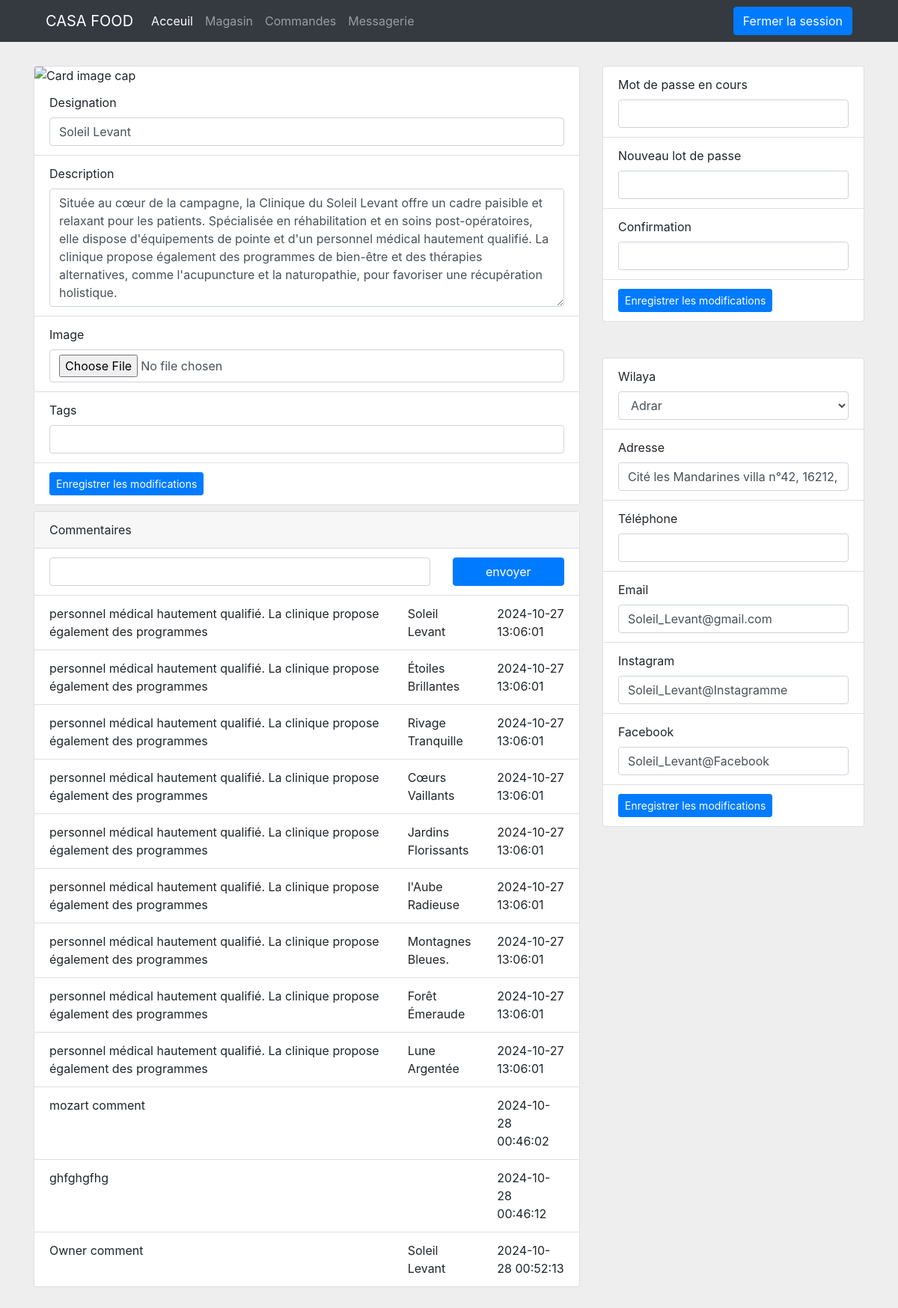
/com_home.php (signed in), run on the app's committed database.
### tables this page shows
CREATE TABLE `comments` (
  `com_id` int(11) NOT NULL AUTO_INCREMENT,
  `com_date` date NOT NULL,
  `com_time` time NOT NULL,
  `com_text` varchar(250) NOT NULL DEFAULT '',
  `com_user` int(11) NOT NULL DEFAULT 0,
  `com_book` int(11) NOT NULL DEFAULT 0,
  PRIMARY KEY (`com_id`)
);

CREATE TABLE `books` (
  `book_id` int(11) NOT NULL AUTO_INCREMENT,
  `book_name` varchar(250) NOT NULL DEFAULT '',
  `book_kind` varchar(250) NOT NULL,
  `book_activity` varchar(250) NOT NULL DEFAULT '',
  `book_phone` varchar(250) NOT NULL DEFAULT '',
  `book_adress` varchar(250) NOT NULL DEFAULT '',
  `book_wilaya` varchar(250) NOT NULL DEFAULT '',
  `book_gps` varchar(250) NOT NULL DEFAULT '',
  `book_email` varchar(250) NOT NULL,
  `book_insta` varchar(250) NOT NULL,
  `book_face` varchar(250) NOT NULL,
  `book_description` varchar(1000) NOT NULL DEFAULT '',
  `book_un` varchar(250) NOT NULL DEFAULT '',
  `book_pw` varchar(250) NOT NULL DEFAULT '',
  `book_tags` varchar(250) NOT NULL DEFAULT '',
  `book_fname` varchar(250) NOT NULL DEFAULT '',
  `book_lname` varchar(250) NOT NULL DEFAULT '',
  `book_sex` varchar(250) NOT NULL DEFAULT '',
  `book_birth` date DEFAULT NULL,
  `book_ext` varchar(250) NOT NULL DEFAULT '',
  PRIMARY KEY (`book_id`)
);

### com_home.php (the view, shortened to what this page needs)
<?php
include_once("./models/book.php");
$book = Book::load_session();
$tg = $book->book_tags;        if (isset($_POST["tg"] )) { $tg  = $_POST["tg"];  }
$wil= $book->book_wilaya;      if (isset($_POST["wil"])) { $wil = $_POST["wil"]; }
?>
<!DOCTYPE html>
<html lang="fr">
    <head>
        <link rel="stylesheet" href="https://cdn.jsdelivr.net/npm/bootstrap@4.0.0/dist/css/bootstrap.min.css">
    </head>
    <body style="background-color: #eee;">
    <div class="container-fluid bg-dark">
        <div class="container bg-dark">
            <?php require_once("./components/com_navigator.php"); ?>
        </div>
    </div>
    <div class="container pt-4">
        <div class="row">
            <div class="col-sm-12 col-md-6 col-lg-7 col-xl-8 mt-2">
                <div class="card w-100">
                    <img class="card-img-top" src="./imgs/<?= $book->book_id ?>.jpg" alt="Card image cap">
                    <form method="post" enctype="multipart/form-data">
                    <ul class="list-group list-group-flush">
                        <li class="list-group-item">
                            <label>Designation</label>
                            <input type="text" name="nm" value="<?= $book->book_name ?>" class="form-control" required>
                        </li>
                        <li class="list-group-item">
                            <label>Description</label>
                            <textarea name="ds" class="form-control" rows="6" required ><?= $book->book_description ?></textarea>
                        </li>
                        <li class="list-group-item">
                            <label>Image</label>
                            <input type="file" name="fl" value="" class="form-control">
                        </li>
                        <li class="list-group-item">
                            <label>Tags</label>
                            <input type="text" name="tg" value="<?= $tg ?>" class="form-control" required>
                        </li>
                        <li class="list-group-item">
                            <input type="submit" name="inf" value="Enregistrer les modifications" class="btn btn-sm btn-primary">
                        </li>
                    </ul>
                    </form>
                </div>
                <div class="card w-100 mt-2">
                    <div class="card-header">Commentaires</div>
                    <ul class="list-group list-group-flush">
                        <li class="list-group-item">
                            <form name="fcom" method="post" action="?id=<?= $book->book_id ?>">
                                <div class="row">
                                    <div class="col-9" ><input type="text" name="com_text" class="form-control w-100"></div>
                                    <div class="col-3" ><input type="submit" value="envoyer" class="btn btn-primary w-100" ></div>
                                </div>
                            </form>
                        </li>
                        <?php $book->load_comments(); foreach($book->book_comments as $comment) { ?>
                        <li class="list-group-item">
                            <div class="row">
                                <div class="col-8" ><?= $comment->com_text ?></div>
                                <div class="col-2" ><?= $comment->com_name ?></div>
                                <div class="col-2" ><?= $comment->com_date." ".$comment->com_time ?></div>
                            </div>
                        </li>
                        <?php } ?>
                    </ul>
                </div>
            </div>
            <div class="col-sm-12 col-md-6 col-lg-5 col-xl-4 mt-2">
                <form class="p-0 m-0" action="" method="POST">
                    <div class="card w-100">
                        <ul class="list-group list-group-flush">
                            <li class="list-group-item">
                                <label>Mot de passe en cours</label>
                                <input type="password" name="cr" value="" class="form-control">
                            </li>
                            <li class="list-group-item">
                                <label>Nouveau lot de passe</label>
                                <input type="password" name="pw" value="" class="form-control">
                            </li>
                            <li class="list-group-item">
                                <label>Confirmation</label>
                                <input type="password" name="wp" value="" class="form-control">
                            </li>
                            <li class="list-group-item">
                                <input type="submit" name="sec" value="Enregistrer les modifications" class="btn btn-sm btn-primary">
                            </li>
                        </ul>
                    </div>
                </form>
                <br>
                <br>
                <form class="p-0 m-0" action="" method="POST">
                    <div class="card w-100">
                        <ul class="list-group list-group-flush">
                            <li class="list-group-item">
                                <label>Wilaya</label>
                                <?php echo Book::select_wilaya_form($wil); ?>
                            </li>
                            <li class="list-group-item">
                                <label>Adresse</label>
                                <input type="text" name="ad" value="<?= $book->book_adress ?>" class="form-control">
                            </li>
                            <li class="list-group-item">
                                <label>Téléphone</label>
                                <input type="text" name="ph" value="<?= $book->book_phone ?>" class="form-control">
                            </li>
                            <li class="list-group-item">
                                <label>Email</label>
                                <input type="email" name="em" value="<?= $book->book_email ?>" class="form-control">
                            </li>
                            <li class="list-group-item">
                                <label>Instagram</label>
                                <input type="text" name="ig" value="<?= $book->book_insta ?>" class="form-control">
                            </li>
                            <li class="list-group-item">
                                <label>Facebook</label>
                                <input type="text" name="fb" value="<?= $book->book_face ?>" class="form-control">
                            </li>
                            <li class="list-group-item">
                                <input type="submit" name="xyz" value="Enregistrer les modifications" class="btn btn-sm btn-primary">
                            </li>
                        </ul>
                    </div>
                </form>
            </div>
        </div>
    </div><br><br><br><br><br><br><br><br><br><br>
    </body>
</html>

### com_navigator.php (shortened to what this page needs)
<nav class="navbar navbar-expand-lg navbar-dark bg-dark">
    <a class="navbar-brand" href="#">CASA FOOD</a>
    <?php $curr_fn = basename($_SERVER['SCRIPT_NAME']);?>
    <div class="collapse navbar-collapse" id="navbarSupportedContent">
        <ul class="navbar-nav mr-auto">
        <li class="nav-item <?php  if ( $curr_fn == "com_home.php"      ) { echo "active"; } ?>"><a class="nav-link" href="com_home.php"     >Acceuil</a></li>
        <li class="nav-item <?php  if ( $curr_fn == "com_shop.php"      ) { echo "active"; } ?>"><a class="nav-link" href="com_shop.php"     >Magasin</a></li>
        <li class="nav-item <?php  if ( $curr_fn == "com_orders.php"    ) { echo "active"; } ?>"><a class="nav-link" href="com_orders.php"     >Commandes</a></li>
        <li class="nav-item <?php  if ( $curr_fn == "com_massanger.php" ) { echo "active"; } ?>"><a class="nav-link" href="com_massanger.php">Messagerie</a></li>
    </ul>
    <form class="form-inline my-2 my-lg-0" action="logout.php">
        <button class="btn btn-primary my-2 my-sm-0" type="submit">Fermer la session</button>
    </form>
    </div>
</nav>

### book.php (shortened to what this page needs)
<?php
    class Book
    {
        public $book_id;
        public function __construct()
        {
            $this->book_id          = 0;
        }
        public function load_comments()
        {
            $pdo = $GLOBALS["PDO"];
            $cmd = $pdo->query("SELECT * FROM  comments , books WHERE (com_user = book_id) AND (com_book = ".$this->book_id.")");
            $lst = $cmd->fetchAll(PDO::FETCH_ASSOC);
            foreach ($lst as $cm)
            {
                $comment = new Comment();
                $comment->com_name = $cm['book_name'];
                $comment->com_text = $cm['com_text'];
                $comment->com_date = $cm['com_date'];
                $comment->com_time = $cm['com_time'];
            }
        }
        public static function load_session()
        {
            if (isset($_SESSION["book_id"]))
            {
                $book = new Book();
                $book->book_id          = $_SESSION['book_id'];
                $book->book_name        = $_SESSION['book_name'];
                $book->book_kind        = $_SESSION['book_kind'];
                $book->book_activity    = $_SESSION['book_activity'];
                $book->book_phone       = $_SESSION['book_phone'];
                $book->book_adress      = $_SESSION['book_adress'];
                $book->book_wilaya      = $_SESSION['book_wilaya'];
                $book->book_gps         = $_SESSION['book_gps'];
                $book->book_email       = $_SESSION['book_email'];
                $book->book_insta       = $_SESSION['book_insta'];
                $book->book_face        = $_SESSION['book_face'];
                $book->book_description = $_SESSION['book_description'];
                $book->book_un          = $_SESSION['book_un'];
                $book->book_pw          = $_SESSION['book_pw'];
                $book->book_tags        = $_SESSION['book_tags'];
                $book->book_fname       = $_SESSION['book_fname'];
                $book->book_lname       = $_SESSION['book_lname'];
                $book->book_sex         = $_SESSION['book_sex'];
                $book->book_birth       = $_SESSION['book_birth'];
                $book->book_ext         = $_SESSION['book_ext'];
                return $book;
            }
            return null;
        }
        public static function select_wilaya_form($sl)
        {
            $wils = array("Adrar",
            "Chlef",
            "Laghouat",
            "Oum El Bouaghi",
            "Batna",
            "Béjaïa",
            "Biskra",
            "Béchar",
            "Blida",
            "Bouira",
            "Tamanrasset",
            "Tébessa",
            "Tlemcen",
            "Tiaret",
            "Tizi Ouzou",
            "Alger",
            "Djelfa",
            "Jijel",
            "Sétif",
            "Saïda",
            "Skikda",
            "Sidi Bel Abbès",
            "Annaba",
            "Guelma",
            "Constantine",
            "Médéa",
            "Mostaganem",
            "M'Sila",
            "Mascara",
            "Ouargla",
            "Oran",
            "El Bayadh",
            "Illizi",
            "Bordj Bou Arreridj",
            "Boumerdès",
            "El Tarf",
            "Tindouf",
            "Tissemsilt",
            "El Oued",
            "Khenchela",
            "Souk Ahras",
            "Tipaza",
            "Mila",
            "Aïn Defla",
            "Naâma",
            "Aïn Témouchent",
            "Ghardaïa",
            "Relizane",
            "Timimoun",
            "Bordj Badji Mokhtar",
            "Ouled Djellal",
            "Béni Abbès",
            "In Salah",
            "In Guezzam",
            "Touggourt",
            "Djanet",
            "El M'Ghair",
            "El Meniaa");
            $code = '<select class="form-control" name="wil" id="wil">';
            foreach($wils as $wil)
            {
                $S = ""; if ($sl == $wil) { $S = "selected"; } $code .= "<option value=\"".$wil."\" ".$S." >".$wil."</option>";
            }
            $code .= '</select>';
            return $code;
        }
    }

### data on the page
comments: com_text "personnel médical hautement qualifié. La clinique propose également des programmes", books.book_name "Soleil Levant", com_date "2024-10-27", com_time "13:06:01"
comments: com_text "personnel médical hautement qualifié. La clinique propose également des programmes", books.book_name "Étoiles Brillantes", com_date "2024-10-27", com_time "13:06:01"
comments: com_text "personnel médical hautement qualifié. La clinique propose également des programmes", books.book_name "Rivage Tranquille", com_date "2024-10-27", com_time "13:06:01"
comments: com_text "personnel médical hautement qualifié. La clinique propose également des programmes", books.book_name "Cœurs Vaillants", com_date "2024-10-27", com_time "13:06:01"
comments: com_text "personnel médical hautement qualifié. La clinique propose également des programmes", books.book_name "Jardins Florissants", com_date "2024-10-27", com_time "13:06:01"
comments: com_text "personnel médical hautement qualifié. La clinique propose également des programmes", books.book_name "l'Aube Radieuse", com_date "2024-10-27", com_time "13:06:01"
comments: com_text "personnel médical hautement qualifié. La clinique propose également des programmes", books.book_name "Montagnes Bleues.", com_date "2024-10-27", com_time "13:06:01"
comments: com_text "personnel médical hautement qualifié. La clinique propose également des programmes", books.book_name "Forêt Émeraude", com_date "2024-10-27", com_time "13:06:01"
comments: com_text "personnel médical hautement qualifié. La clinique propose également des programmes", books.book_name "Lune Argentée", com_date "2024-10-27", com_time "13:06:01"
comments: com_text "mozart comment", com_date "2024-10-28", com_time "00:46:02"
comments: com_text "ghfghgfhg", com_date "2024-10-28", com_time "00:46:12"
comments: com_text "Owner comment", books.book_name "Soleil Levant", com_date "2024-10-28", com_time "00:52:13"

### other printed values
form field wil "Adrar"
